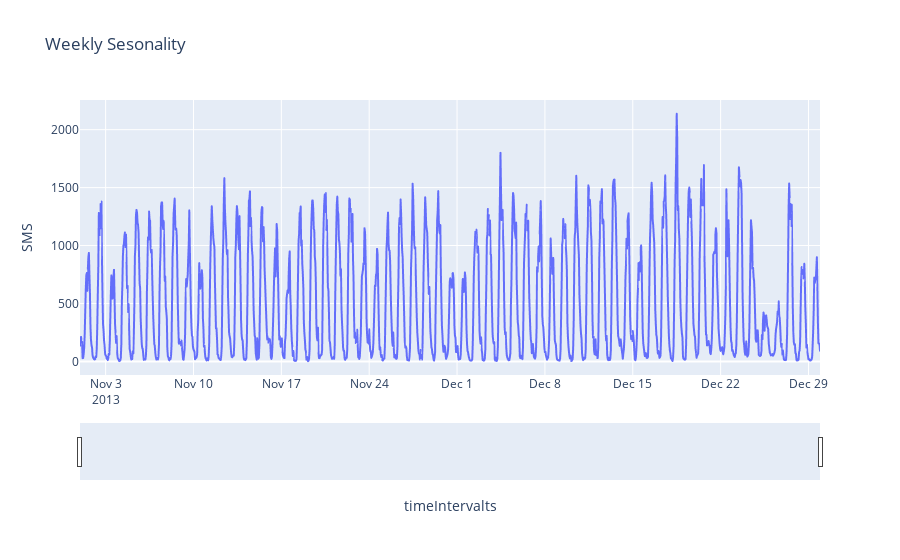
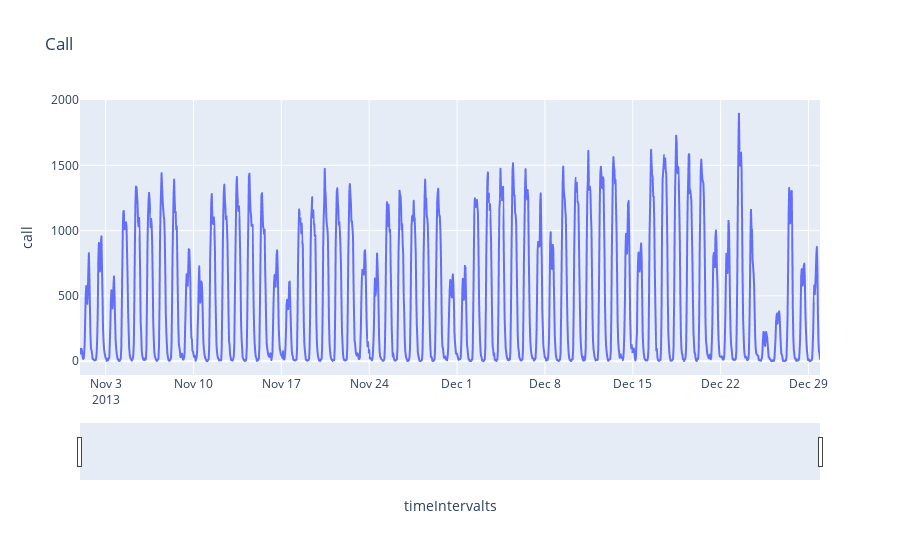
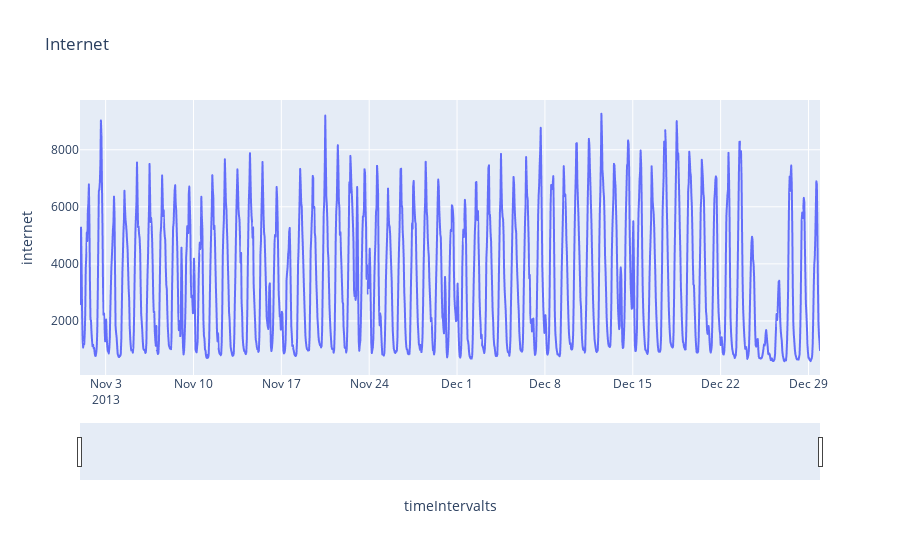

Notebook code cell kept with these figures, in order:
### Code cell
#SMS hourly plot
fig = px.line(hourlydf[hourlydf.cellId==5060].reset_index(), x='timeIntervalts'
              , y='SMS', title='Weekly Sesonality', hover_data=['day'])
fig.update_xaxes(rangeslider_visible=True)
fig.show()
#call hourly plot
fig = px.line(hourlydf[hourlydf.cellId==5060].reset_index(), x='timeIntervalts'
              , y='call', title='Call', hover_data=['day'])
fig.update_xaxes(rangeslider_visible=True)
fig.show()
#Internet hourly plot
fig = px.line(hourlydf[hourlydf.cellId==5060].reset_index(), x='timeIntervalts'
              , y='internet', title='Internet', hover_data=['day'])
fig.update_xaxes(rangeslider_visible=True)

fig.show()

### Figure 1 — Plotly figure (JSON) as saved in the notebook; plotly's stock layout.template omitted (floating-point values rounded to 4 significant figures; data arrays with more than 128 entries replaced by an {"elided": "..."} marker saying what was removed)
{"data": [{"customdata": {"elided": "1416x1 str values"}, "hovertemplate": "timeIntervalts=%{x}<br>SMS=%{y}<br>day=%{customdata[0]}<extra></extra>", "legendgroup": "", "line": {"color": "#636efa", "dash": "solid"}, "mode": "lines", "name": "", "showlegend": false, "type": "scattergl", "x": {"elided": "1416 str values"}, "xaxis": "x", "y": {"elided": "1416 float values"}, "yaxis": "y"}], "layout": {"legend": {"tracegroupgap": 0}, "title": {"text": "Weekly Sesonality"}, "xaxis": {"anchor": "y", "domain": [0, 1], "rangeslider": {"visible": true}, "title": {"text": "timeIntervalts"}}, "yaxis": {"anchor": "x", "domain": [0, 1], "title": {"text": "SMS"}}}}

### Figure 2 — Plotly figure (JSON) as saved in the notebook; plotly's stock layout.template omitted (floating-point values rounded to 4 significant figures; data arrays with more than 128 entries replaced by an {"elided": "..."} marker saying what was removed)
{"data": [{"customdata": {"elided": "1416x1 str values"}, "hovertemplate": "timeIntervalts=%{x}<br>call=%{y}<br>day=%{customdata[0]}<extra></extra>", "legendgroup": "", "line": {"color": "#636efa", "dash": "solid"}, "mode": "lines", "name": "", "showlegend": false, "type": "scattergl", "x": {"elided": "1416 str values"}, "xaxis": "x", "y": {"elided": "1416 float values"}, "yaxis": "y"}], "layout": {"legend": {"tracegroupgap": 0}, "title": {"text": "Call"}, "xaxis": {"anchor": "y", "domain": [0, 1], "rangeslider": {"visible": true}, "title": {"text": "timeIntervalts"}}, "yaxis": {"anchor": "x", "domain": [0, 1], "title": {"text": "call"}}}}

### Figure 3 — Plotly figure (JSON) as saved in the notebook; plotly's stock layout.template omitted (floating-point values rounded to 4 significant figures; data arrays with more than 128 entries replaced by an {"elided": "..."} marker saying what was removed)
{"data": [{"customdata": {"elided": "1416x1 str values"}, "hovertemplate": "timeIntervalts=%{x}<br>internet=%{y}<br>day=%{customdata[0]}<extra></extra>", "legendgroup": "", "line": {"color": "#636efa", "dash": "solid"}, "mode": "lines", "name": "", "showlegend": false, "type": "scattergl", "x": {"elided": "1416 str values"}, "xaxis": "x", "y": {"elided": "1416 float values"}, "yaxis": "y"}], "layout": {"legend": {"tracegroupgap": 0}, "title": {"text": "Internet"}, "xaxis": {"anchor": "y", "domain": [0, 1], "rangeslider": {"visible": true}, "title": {"text": "timeIntervalts"}}, "yaxis": {"anchor": "x", "domain": [0, 1], "title": {"text": "internet"}}}}
